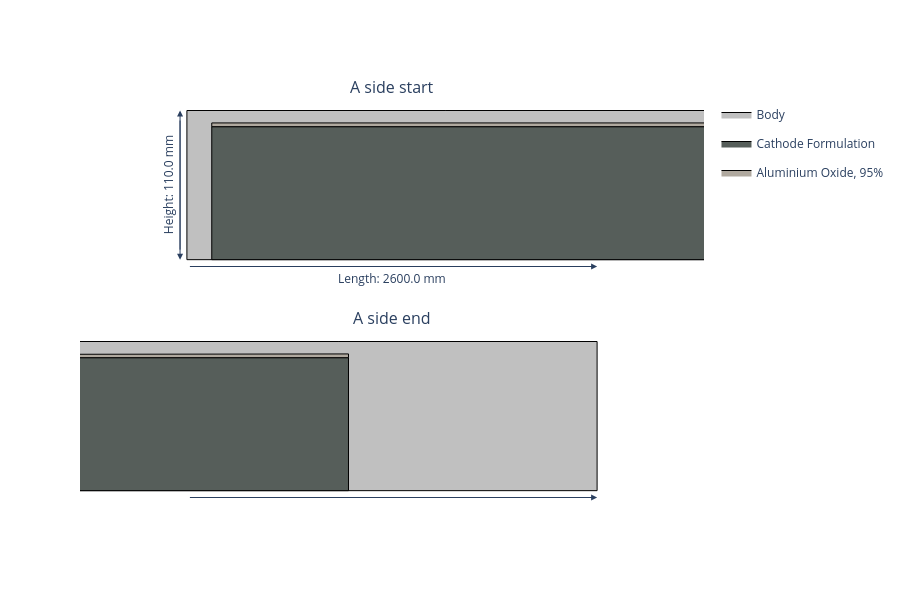

Notebook cell for this chart:
### Code cell
cathode.get_a_side_view(width=900, height=600)

### Figure 1 — Plotly figure (JSON) as saved in the notebook; plotly's stock layout.template omitted (floating-point values rounded to 4 significant figures)
{"data": [{"fill": "toself", "fillcolor": "#C0C0C0", "legendgroup": "Body", "line": {"color": "black", "width": 1}, "mode": "lines", "name": "Body", "type": "scatter", "x": [-1.3, -1.3, -1.3, 1.3, 1.3, 1.3, 1.3, 1.3, 1.3, -1.3], "xaxis": "x", "y": [-0.055, 0.055, 0.065, 0.065, 0.055, 0.065, 0.065, 0.055, -0.055, -0.055], "yaxis": "y"}, {"fill": "toself", "fillcolor": "#C0C0C0", "legendgroup": "Body", "line": {"color": "black", "width": 1}, "mode": "lines", "name": "Body", "showlegend": false, "type": "scatter", "x": [-1.3, -1.3, -1.3, 1.3, 1.3, 1.3, 1.3, 1.3, 1.3, -1.3], "xaxis": "x2", "y": [-0.055, 0.055, 0.065, 0.065, 0.055, 0.065, 0.065, 0.055, -0.055, -0.055], "yaxis": "y2"}, {"fill": "toself", "fillcolor": "#565e5a", "legendgroup": "Coated Area", "line": {"color": "black", "width": 1}, "mode": "lines", "name": "Cathode Formulation", "type": "scatter", "x": [-1.28, -1.28, -1.28, 1.1, 1.1, 1.1, -1.28], "xaxis": "x", "y": [-0.055, 0.052, 0.052, 0.052, 0.052, -0.055, -0.055], "yaxis": "y"}, {"fill": "toself", "fillcolor": "#565e5a", "legendgroup": "Coated Area", "line": {"color": "black", "width": 1}, "mode": "lines", "name": "Cathode Formulation", "showlegend": false, "type": "scatter", "x": [-1.28, -1.28, -1.28, 1.1, 1.1, 1.1, -1.28], "xaxis": "x2", "y": [-0.055, 0.052, 0.052, 0.052, 0.052, -0.055, -0.055], "yaxis": "y2"}, {"fill": "toself", "fillcolor": "#B0A99F", "legendgroup": "Insulation Strip", "line": {"color": "black", "width": 1}, "mode": "lines", "name": "Aluminium Oxide, 95%", "type": "scatter", "x": [-1.28, -1.28, 1.1, 1.1, -1.28], "xaxis": "x", "y": [0.052, 0.055, 0.055, 0.052, 0.052], "yaxis": "y"}, {"fill": "toself", "fillcolor": "#B0A99F", "legendgroup": "Insulation Strip", "line": {"color": "black", "width": 1}, "mode": "lines", "name": "Aluminium Oxide, 95%", "showlegend": false, "type": "scatter", "x": [-1.28, -1.28, 1.1, 1.1, -1.28], "xaxis": "x2", "y": [0.052, 0.055, 0.055, 0.052, 0.052], "yaxis": "y2"}], "layout": {"annotations": [{"font": {"size": 16}, "showarrow": false, "text": "A side start", "x": 0.5, "xanchor": "center", "xref": "paper", "y": 1, "yanchor": "bottom", "yref": "paper"}, {"font": {"size": 16}, "showarrow": false, "text": "A side end", "x": 0.5, "xanchor": "center", "xref": "paper", "y": 0.45, "yanchor": "bottom", "yref": "paper"}, {"arrowhead": 2, "arrowsize": 1.2, "ax": -1.3, "axref": "x", "ay": -0.0605, "ayref": "y", "showarrow": true, "x": -0.97, "xref": "x", "y": -0.0605, "yref": "y"}, {"arrowhead": 2, "arrowsize": 1.2, "ax": -1.3, "axref": "x2", "ay": -0.0605, "ayref": "y2", "showarrow": true, "x": -0.97, "xref": "x2", "y": -0.0605, "yref": "y2"}, {"showarrow": false, "text": "Length: 2600.0 mm", "x": -1.135, "xref": "x", "y": -0.0605, "yref": "y", "yshift": -12}, {"showarrow": false, "text": "Length: 2600.0 mm", "x": -1.135, "xref": "x2", "y": -0.0605, "yref": "y2", "yshift": -12}, {"arrowhead": 2, "arrowsize": 1.2, "ax": 0.97, "axref": "x", "ay": -0.0605, "ayref": "y", "showarrow": true, "x": 1.3, "xref": "x", "y": -0.0605, "yref": "y"}, {"arrowhead": 2, "arrowsize": 1.2, "ax": 0.97, "axref": "x2", "ay": -0.0605, "ayref": "y2", "showarrow": true, "x": 1.3, "xref": "x2", "y": -0.0605, "yref": "y2"}, {"showarrow": false, "text": " ", "x": 1.135, "xref": "x", "y": -0.0605, "yref": "y", "yshift": -12}, {"showarrow": false, "text": " ", "x": 1.135, "xref": "x2", "y": -0.0605, "yref": "y2", "yshift": -12}, {"arrowhead": 2, "arrowsize": 1.2, "ax": -1.306, "axref": "x", "ay": -0.055, "ayref": "y", "showarrow": true, "x": -1.306, "xref": "x", "y": 0.065, "yref": "y"}, {"arrowhead": 2, "arrowsize": 1.2, "ax": -1.306, "axref": "x2", "ay": -0.055, "ayref": "y2", "showarrow": true, "x": -1.306, "xref": "x2", "y": 0.065, "yref": "y2"}, {"arrowhead": 2, "arrowsize": 1.2, "ax": -1.306, "axref": "x", "ay": 0.065, "ayref": "y", "showarrow": true, "x": -1.306, "xref": "x", "y": -0.055, "yref": "y"}, {"arrowhead": 2, "arrowsize": 1.2, "ax": -1.306, "axref": "x2", "ay": 0.065, "ayref": "y2", "showarrow": true, "x": -1.306, "xref": "x2", "y": -0.055, "yref": "y2"}, {"showarrow": false, "text": "Height: 110.0 mm", "textangle": -90, "x": -1.306, "xref": "x", "xshift": -12, "y": 0.005, "yref": "y"}, {"showarrow": false, "text": "Height: 110.0 mm", "textangle": -90, "x": -1.306, "xref": "x2", "xshift": -12, "y": 0.005, "yref": "y2"}], "height": 600, "paper_bgcolor": "white", "plot_bgcolor": "white", "width": 900, "xaxis": {"anchor": "y", "domain": [0, 1], "range": [-1.3, -0.97], "scaleanchor": "y", "showgrid": false, "showticklabels": false, "title": {"text": ""}, "zeroline": false}, "xaxis2": {"anchor": "y2", "domain": [0, 1], "range": [0.97, 1.3], "scaleanchor": "y2", "showgrid": false, "showticklabels": false, "title": {"text": ""}, "zeroline": false}, "yaxis": {"anchor": "x", "domain": [0.55, 1], "showgrid": false, "showticklabels": false, "title": {"text": ""}, "zeroline": false}, "yaxis2": {"anchor": "x2", "domain": [0, 0.45], "showgrid": false, "showticklabels": false, "title": {"text": ""}, "zeroline": false}}}
